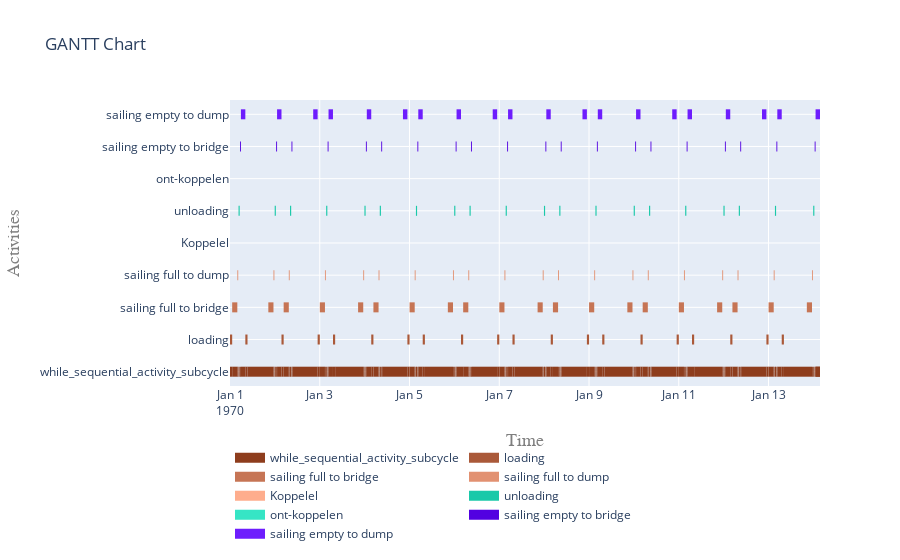

This figure's notebook cell:
### Markdown cell above
##### 5.2 Visualise gantt charts

### Code cell
plot.get_gantt_chart([while_activity, *sub_processes])

### Figure 1 — Plotly figure (JSON) as saved in the notebook; plotly's stock layout.template omitted (floating-point values rounded to 4 significant figures; data arrays with more than 128 entries replaced by an {"elided": "..."} marker saying what was removed)
{"data": [{"connectgaps": false, "hoverinfo": "y+name", "line": {"color": "rgb(142,61,29)", "width": 10}, "mode": "lines", "name": "while_sequential_activity_subcycle", "type": "scatter", "x": {"elided": "805 str values"}, "y": {"elided": "805 str values"}}, {"connectgaps": false, "hoverinfo": "y+name", "line": {"color": "rgb(170,89,57)", "width": 10}, "mode": "lines", "name": "loading", "type": "scatter", "x": ["1970-01-01T00:00:00", "1970-01-01T00:00:00", "1970-01-01T01:10:00", "1970-01-01T01:10:00", "1970-01-01T01:10:00", "1970-01-01T08:12:00", "1970-01-01T08:12:00", "1970-01-01T09:22:00", "1970-01-01T09:22:00", "1970-01-01T09:22:00", "1970-01-02T03:32:00", "1970-01-02T03:32:00", "1970-01-02T04:42:00", "1970-01-02T04:42:00", "1970-01-02T04:42:00", "1970-01-02T22:52:00", "1970-01-02T22:52:00", "1970-01-03T00:02:00", "1970-01-03T00:02:00", "1970-01-03T00:02:00", "1970-01-03T07:04:00", "1970-01-03T07:04:00", "1970-01-03T08:14:00", "1970-01-03T08:14:00", "1970-01-03T08:14:00", "1970-01-04T03:32:00", "1970-01-04T03:32:00", "1970-01-04T04:42:00", "1970-01-04T04:42:00", "1970-01-04T04:42:00", "1970-01-04T22:52:00", "1970-01-04T22:52:00", "1970-01-05T00:02:00", "1970-01-05T00:02:00", "1970-01-05T00:02:00", "1970-01-05T07:04:00", "1970-01-05T07:04:00", "1970-01-05T08:14:00", "1970-01-05T08:14:00", "1970-01-05T08:14:00", "1970-01-06T03:32:00", "1970-01-06T03:32:00", "1970-01-06T04:42:00", "1970-01-06T04:42:00", "1970-01-06T04:42:00", "1970-01-06T22:52:00", "1970-01-06T22:52:00", "1970-01-07T00:02:00", "1970-01-07T00:02:00", "1970-01-07T00:02:00", "1970-01-07T07:04:00", "1970-01-07T07:04:00", "1970-01-07T08:14:00", "1970-01-07T08:14:00", "1970-01-07T08:14:00", "1970-01-08T03:32:00", "1970-01-08T03:32:00", "1970-01-08T04:42:00", "1970-01-08T04:42:00", "1970-01-08T04:42:00", "1970-01-08T22:52:00", "1970-01-08T22:52:00", "1970-01-09T00:02:00", "1970-01-09T00:02:00", "1970-01-09T00:02:00", "1970-01-09T07:04:00", "1970-01-09T07:04:00", "1970-01-09T08:14:00", "1970-01-09T08:14:00", "1970-01-09T08:14:00", "1970-01-10T03:32:00", "1970-01-10T03:32:00", "1970-01-10T04:42:00", "1970-01-10T04:42:00", "1970-01-10T04:42:00", "1970-01-10T22:52:00", "1970-01-10T22:52:00", "1970-01-11T00:02:00", "1970-01-11T00:02:00", "1970-01-11T00:02:00", "1970-01-11T07:04:00", "1970-01-11T07:04:00", "1970-01-11T08:14:00", "1970-01-11T08:14:00", "1970-01-11T08:14:00", "1970-01-12T03:32:00", "1970-01-12T03:32:00", "1970-01-12T04:42:00", "1970-01-12T04:42:00", "1970-01-12T04:42:00", "1970-01-12T22:52:00", "1970-01-12T22:52:00", "1970-01-13T00:02:00", "1970-01-13T00:02:00", "1970-01-13T00:02:00", "1970-01-13T07:04:00", "1970-01-13T07:04:00", "1970-01-13T08:14:00", "1970-01-13T08:14:00", "1970-01-13T08:14:00"], "y": ["loading", "loading", "loading", "loading", null, "loading", "loading", "loading", "loading", null, "loading", "loading", "loading", "loading", null, "loading", "loading", "loading", "loading", null, "loading", "loading", "loading", "loading", null, "loading", "loading", "loading", "loading", null, "loading", "loading", "loading", "loading", null, "loading", "loading", "loading", "loading", null, "loading", "loading", "loading", "loading", null, "loading", "loading", "loading", "loading", null, "loading", "loading", "loading", "loading", null, "loading", "loading", "loading", "loading", null, "loading", "loading", "loading", "loading", null, "loading", "loading", "loading", "loading", null, "loading", "loading", "loading", "loading", null, "loading", "loading", "loading", "loading", null, "loading", "loading", "loading", "loading", null, "loading", "loading", "loading", "loading", null, "loading", "loading", "loading", "loading", null, "loading", "loading", "loading", "loading", null]}, {"connectgaps": false, "hoverinfo": "y+name", "line": {"color": "rgb(198,117,85)", "width": 10}, "mode": "lines", "name": "sailing full to bridge", "type": "scatter", "x": ["1970-01-01T01:10:00", "1970-01-01T01:10:00", "1970-01-01T03:55:00", "1970-01-01T03:55:00", "1970-01-01T03:55:00", "1970-01-01T20:30:00", "1970-01-01T20:30:00", "1970-01-01T23:15:00", "1970-01-01T23:15:00", "1970-01-01T23:15:00", "1970-01-02T04:42:00", "1970-01-02T04:42:00", "1970-01-02T07:27:00", "1970-01-02T07:27:00", "1970-01-02T07:27:00", "1970-01-03T00:02:00", "1970-01-03T00:02:00", "1970-01-03T02:47:00", "1970-01-03T02:47:00", "1970-01-03T02:47:00", "1970-01-03T20:30:00", "1970-01-03T20:30:00", "1970-01-03T23:15:00", "1970-01-03T23:15:00", "1970-01-03T23:15:00", "1970-01-04T04:42:00", "1970-01-04T04:42:00", "1970-01-04T07:27:00", "1970-01-04T07:27:00", "1970-01-04T07:27:00", "1970-01-05T00:02:00", "1970-01-05T00:02:00", "1970-01-05T02:47:00", "1970-01-05T02:47:00", "1970-01-05T02:47:00", "1970-01-05T20:30:00", "1970-01-05T20:30:00", "1970-01-05T23:15:00", "1970-01-05T23:15:00", "1970-01-05T23:15:00", "1970-01-06T04:42:00", "1970-01-06T04:42:00", "1970-01-06T07:27:00", "1970-01-06T07:27:00", "1970-01-06T07:27:00", "1970-01-07T00:02:00", "1970-01-07T00:02:00", "1970-01-07T02:47:00", "1970-01-07T02:47:00", "1970-01-07T02:47:00", "1970-01-07T20:30:00", "1970-01-07T20:30:00", "1970-01-07T23:15:00", "1970-01-07T23:15:00", "1970-01-07T23:15:00", "1970-01-08T04:42:00", "1970-01-08T04:42:00", "1970-01-08T07:27:00", "1970-01-08T07:27:00", "1970-01-08T07:27:00", "1970-01-09T00:02:00", "1970-01-09T00:02:00", "1970-01-09T02:47:00", "1970-01-09T02:47:00", "1970-01-09T02:47:00", "1970-01-09T20:30:00", "1970-01-09T20:30:00", "1970-01-09T23:15:00", "1970-01-09T23:15:00", "1970-01-09T23:15:00", "1970-01-10T04:42:00", "1970-01-10T04:42:00", "1970-01-10T07:27:00", "1970-01-10T07:27:00", "1970-01-10T07:27:00", "1970-01-11T00:02:00", "1970-01-11T00:02:00", "1970-01-11T02:47:00", "1970-01-11T02:47:00", "1970-01-11T02:47:00", "1970-01-11T20:30:00", "1970-01-11T20:30:00", "1970-01-11T23:15:00", "1970-01-11T23:15:00", "1970-01-11T23:15:00", "1970-01-12T04:42:00", "1970-01-12T04:42:00", "1970-01-12T07:27:00", "1970-01-12T07:27:00", "1970-01-12T07:27:00", "1970-01-13T00:02:00", "1970-01-13T00:02:00", "1970-01-13T02:47:00", "1970-01-13T02:47:00", "1970-01-13T02:47:00", "1970-01-13T20:30:00", "1970-01-13T20:30:00", "1970-01-13T23:15:00", "1970-01-13T23:15:00", "1970-01-13T23:15:00"], "y": ["sailing full to bridge", "sailing full to bridge", "sailing full to bridge", "sailing full to bridge", null, "sailing full to bridge", "sailing full to bridge", "sailing full to bridge", "sailing full to bridge", null, "sailing full to bridge", "sailing full to bridge", "sailing full to bridge", "sailing full to bridge", null, "sailing full to bridge", "sailing full to bridge", "sailing full to bridge", "sailing full to bridge", null, "sailing full to bridge", "sailing full to bridge", "sailing full to bridge", "sailing full to bridge", null, "sailing full to bridge", "sailing full to bridge", "sailing full to bridge", "sailing full to bridge", null, "sailing full to bridge", "sailing full to bridge", "sailing full to bridge", "sailing full to bridge", null, "sailing full to bridge", "sailing full to bridge", "sailing full to bridge", "sailing full to bridge", null, "sailing full to bridge", "sailing full to bridge", "sailing full to bridge", "sailing full to bridge", null, "sailing full to bridge", "sailing full to bridge", "sailing full to bridge", "sailing full to bridge", null, "sailing full to bridge", "sailing full to bridge", "sailing full to bridge", "sailing full to bridge", null, "sailing full to bridge", "sailing full to bridge", "sailing full to bridge", "sailing full to bridge", null, "sailing full to bridge", "sailing full to bridge", "sailing full to bridge", "sailing full to bridge", null, "sailing full to bridge", "sailing full to bridge", "sailing full to bridge", "sailing full to bridge", null, "sailing full to bridge", "sailing full to bridge", "sailing full to bridge", "sailing full to bridge", null, "sailing full to bridge", "sailing full to bridge", "sailing full to bridge", "sailing full to bridge", null, "sailing full to bridge", "sailing full to bridge", "sailing full to bridge", "sailing full to bridge", null, "sailing full to bridge", "sailing full to bridge", "sailing full to bridge", "sailing full to bridge", null, "sailing full to bridge", "sailing full to bridge", "sailing full to bridge", "sailing full to bridge", null, "sailing full to bridge", "sailing full to bridge", "sailing full to bridge", "sailing full to bridge", null]}, {"connectgaps": false, "hoverinfo": "y+name", "line": {"color": "rgb(226,145,113)", "width": 10}, "mode": "lines", "name": "sailing full to dump", "type": "scatter", "x": ["1970-01-01T03:55:00", "1970-01-01T03:55:00", "1970-01-01T04:24:00", "1970-01-01T04:24:00", "1970-01-01T04:24:00", "1970-01-01T23:15:00", "1970-01-01T23:15:00", "1970-01-01T23:44:00", "1970-01-01T23:44:00", "1970-01-01T23:44:00", "1970-01-02T07:27:00", "1970-01-02T07:27:00", "1970-01-02T07:56:00", "1970-01-02T07:56:00", "1970-01-02T07:56:00", "1970-01-03T02:47:00", "1970-01-03T02:47:00", "1970-01-03T03:16:00", "1970-01-03T03:16:00", "1970-01-03T03:16:00", "1970-01-03T23:15:00", "1970-01-03T23:15:00", "1970-01-03T23:44:00", "1970-01-03T23:44:00", "1970-01-03T23:44:00", "1970-01-04T07:27:00", "1970-01-04T07:27:00", "1970-01-04T07:56:00", "1970-01-04T07:56:00", "1970-01-04T07:56:00", "1970-01-05T02:47:00", "1970-01-05T02:47:00", "1970-01-05T03:16:00", "1970-01-05T03:16:00", "1970-01-05T03:16:00", "1970-01-05T23:15:00", "1970-01-05T23:15:00", "1970-01-05T23:44:00", "1970-01-05T23:44:00", "1970-01-05T23:44:00", "1970-01-06T07:27:00", "1970-01-06T07:27:00", "1970-01-06T07:56:00", "1970-01-06T07:56:00", "1970-01-06T07:56:00", "1970-01-07T02:47:00", "1970-01-07T02:47:00", "1970-01-07T03:16:00", "1970-01-07T03:16:00", "1970-01-07T03:16:00", "1970-01-07T23:15:00", "1970-01-07T23:15:00", "1970-01-07T23:44:00", "1970-01-07T23:44:00", "1970-01-07T23:44:00", "1970-01-08T07:27:00", "1970-01-08T07:27:00", "1970-01-08T07:56:00", "1970-01-08T07:56:00", "1970-01-08T07:56:00", "1970-01-09T02:47:00", "1970-01-09T02:47:00", "1970-01-09T03:16:00", "1970-01-09T03:16:00", "1970-01-09T03:16:00", "1970-01-09T23:15:00", "1970-01-09T23:15:00", "1970-01-09T23:44:00", "1970-01-09T23:44:00", "1970-01-09T23:44:00", "1970-01-10T07:27:00", "1970-01-10T07:27:00", "1970-01-10T07:56:00", "1970-01-10T07:56:00", "1970-01-10T07:56:00", "1970-01-11T02:47:00", "1970-01-11T02:47:00", "1970-01-11T03:16:00", "1970-01-11T03:16:00", "1970-01-11T03:16:00", "1970-01-11T23:15:00", "1970-01-11T23:15:00", "1970-01-11T23:44:00", "1970-01-11T23:44:00", "1970-01-11T23:44:00", "1970-01-12T07:27:00", "1970-01-12T07:27:00", "1970-01-12T07:56:00", "1970-01-12T07:56:00", "1970-01-12T07:56:00", "1970-01-13T02:47:00", "1970-01-13T02:47:00", "1970-01-13T03:16:00", "1970-01-13T03:16:00", "1970-01-13T03:16:00", "1970-01-13T23:15:00", "1970-01-13T23:15:00", "1970-01-13T23:44:00", "1970-01-13T23:44:00", "1970-01-13T23:44:00"], "y": ["sailing full to dump", "sailing full to dump", "sailing full to dump", "sailing full to dump", null, "sailing full to dump", "sailing full to dump", "sailing full to dump", "sailing full to dump", null, "sailing full to dump", "sailing full to dump", "sailing full to dump", "sailing full to dump", null, "sailing full to dump", "sailing full to dump", "sailing full to dump", "sailing full to dump", null, "sailing full to dump", "sailing full to dump", "sailing full to dump", "sailing full to dump", null, "sailing full to dump", "sailing full to dump", "sailing full to dump", "sailing full to dump", null, "sailing full to dump", "sailing full to dump", "sailing full to dump", "sailing full to dump", null, "sailing full to dump", "sailing full to dump", "sailing full to dump", "sailing full to dump", null, "sailing full to dump", "sailing full to dump", "sailing full to dump", "sailing full to dump", null, "sailing full to dump", "sailing full to dump", "sailing full to dump", "sailing full to dump", null, "sailing full to dump", "sailing full to dump", "sailing full to dump", "sailing full to dump", null, "sailing full to dump", "sailing full to dump", "sailing full to dump", "sailing full to dump", null, "sailing full to dump", "sailing full to dump", "sailing full to dump", "sailing full to dump", null, "sailing full to dump", "sailing full to dump", "sailing full to dump", "sailing full to dump", null, "sailing full to dump", "sailing full to dump", "sailing full to dump", "sailing full to dump", null, "sailing full to dump", "sailing full to dump", "sailing full to dump", "sailing full to dump", null, "sailing full to dump", "sailing full to dump", "sailing full to dump", "sailing full to dump", null, "sailing full to dump", "sailing full to dump", "sailing full to dump", "sailing full to dump", null, "sailing full to dump", "sailing full to dump", "sailing full to dump", "sailing full to dump", null, "sailing full to dump", "sailing full to dump", "sailing full to dump", "sailing full to dump", null]}, {"connectgaps": false, "hoverinfo": "y+name", "line": {"color": "rgb(254,173,141)", "width": 10}, "mode": "lines", "name": "Koppelel", "type": "scatter", "x": ["1970-01-01T04:24:00", "1970-01-01T04:24:00", "1970-01-01T04:34:00", "1970-01-01T04:34:00", "1970-01-01T04:34:00", "1970-01-01T23:44:00", "1970-01-01T23:44:00", "1970-01-01T23:54:00", "1970-01-01T23:54:00", "1970-01-01T23:54:00", "1970-01-02T07:56:00", "1970-01-02T07:56:00", "1970-01-02T08:06:00", "1970-01-02T08:06:00", "1970-01-02T08:06:00", "1970-01-03T03:16:00", "1970-01-03T03:16:00", "1970-01-03T03:26:00", "1970-01-03T03:26:00", "1970-01-03T03:26:00", "1970-01-03T23:44:00", "1970-01-03T23:44:00", "1970-01-03T23:54:00", "1970-01-03T23:54:00", "1970-01-03T23:54:00", "1970-01-04T07:56:00", "1970-01-04T07:56:00", "1970-01-04T08:06:00", "1970-01-04T08:06:00", "1970-01-04T08:06:00", "1970-01-05T03:16:00", "1970-01-05T03:16:00", "1970-01-05T03:26:00", "1970-01-05T03:26:00", "1970-01-05T03:26:00", "1970-01-05T23:44:00", "1970-01-05T23:44:00", "1970-01-05T23:54:00", "1970-01-05T23:54:00", "1970-01-05T23:54:00", "1970-01-06T07:56:00", "1970-01-06T07:56:00", "1970-01-06T08:06:00", "1970-01-06T08:06:00", "1970-01-06T08:06:00", "1970-01-07T03:16:00", "1970-01-07T03:16:00", "1970-01-07T03:26:00", "1970-01-07T03:26:00", "1970-01-07T03:26:00", "1970-01-07T23:44:00", "1970-01-07T23:44:00", "1970-01-07T23:54:00", "1970-01-07T23:54:00", "1970-01-07T23:54:00", "1970-01-08T07:56:00", "1970-01-08T07:56:00", "1970-01-08T08:06:00", "1970-01-08T08:06:00", "1970-01-08T08:06:00", "1970-01-09T03:16:00", "1970-01-09T03:16:00", "1970-01-09T03:26:00", "1970-01-09T03:26:00", "1970-01-09T03:26:00", "1970-01-09T23:44:00", "1970-01-09T23:44:00", "1970-01-09T23:54:00", "1970-01-09T23:54:00", "1970-01-09T23:54:00", "1970-01-10T07:56:00", "1970-01-10T07:56:00", "1970-01-10T08:06:00", "1970-01-10T08:06:00", "1970-01-10T08:06:00", "1970-01-11T03:16:00", "1970-01-11T03:16:00", "1970-01-11T03:26:00", "1970-01-11T03:26:00", "1970-01-11T03:26:00", "1970-01-11T23:44:00", "1970-01-11T23:44:00", "1970-01-11T23:54:00", "1970-01-11T23:54:00", "1970-01-11T23:54:00", "1970-01-12T07:56:00", "1970-01-12T07:56:00", "1970-01-12T08:06:00", "1970-01-12T08:06:00", "1970-01-12T08:06:00", "1970-01-13T03:16:00", "1970-01-13T03:16:00", "1970-01-13T03:26:00", "1970-01-13T03:26:00", "1970-01-13T03:26:00", "1970-01-13T23:44:00", "1970-01-13T23:44:00", "1970-01-13T23:54:00", "1970-01-13T23:54:00", "1970-01-13T23:54:00"], "y": ["Koppelel", "Koppelel", "Koppelel", "Koppelel", null, "Koppelel", "Koppelel", "Koppelel", "Koppelel", null, "Koppelel", "Koppelel", "Koppelel", "Koppelel", null, "Koppelel", "Koppelel", "Koppelel", "Koppelel", null, "Koppelel", "Koppelel", "Koppelel", "Koppelel", null, "Koppelel", "Koppelel", "Koppelel", "Koppelel", null, "Koppelel", "Koppelel", "Koppelel", "Koppelel", null, "Koppelel", "Koppelel", "Koppelel", "Koppelel", null, "Koppelel", "Koppelel", "Koppelel", "Koppelel", null, "Koppelel", "Koppelel", "Koppelel", "Koppelel", null, "Koppelel", "Koppelel", "Koppelel", "Koppelel", null, "Koppelel", "Koppelel", "Koppelel", "Koppelel", null, "Koppelel", "Koppelel", "Koppelel", "Koppelel", null, "Koppelel", "Koppelel", "Koppelel", "Koppelel", null, "Koppelel", "Koppelel", "Koppelel", "Koppelel", null, "Koppelel", "Koppelel", "Koppelel", "Koppelel", null, "Koppelel", "Koppelel", "Koppelel", "Koppelel", null, "Koppelel", "Koppelel", "Koppelel", "Koppelel", null, "Koppelel", "Koppelel", "Koppelel", "Koppelel", null, "Koppelel", "Koppelel", "Koppelel", "Koppelel", null]}, {"connectgaps": false, "hoverinfo": "y+name", "line": {"color": "rgb(26,201,169)", "width": 10}, "mode": "lines", "name": "unloading", "type": "scatter", "x": ["1970-01-01T04:34:00", "1970-01-01T04:34:00", "1970-01-01T05:11:00", "1970-01-01T05:11:00", "1970-01-01T05:11:00", "1970-01-01T23:54:00", "1970-01-01T23:54:00", "1970-01-02T00:31:00", "1970-01-02T00:31:00", "1970-01-02T00:31:00", "1970-01-02T08:06:00", "1970-01-02T08:06:00", "1970-01-02T08:43:00", "1970-01-02T08:43:00", "1970-01-02T08:43:00", "1970-01-03T03:26:00", "1970-01-03T03:26:00", "1970-01-03T04:03:00", "1970-01-03T04:03:00", "1970-01-03T04:03:00", "1970-01-03T23:54:00", "1970-01-03T23:54:00", "1970-01-04T00:31:00", "1970-01-04T00:31:00", "1970-01-04T00:31:00", "1970-01-04T08:06:00", "1970-01-04T08:06:00", "1970-01-04T08:43:00", "1970-01-04T08:43:00", "1970-01-04T08:43:00", "1970-01-05T03:26:00", "1970-01-05T03:26:00", "1970-01-05T04:03:00", "1970-01-05T04:03:00", "1970-01-05T04:03:00", "1970-01-05T23:54:00", "1970-01-05T23:54:00", "1970-01-06T00:31:00", "1970-01-06T00:31:00", "1970-01-06T00:31:00", "1970-01-06T08:06:00", "1970-01-06T08:06:00", "1970-01-06T08:43:00", "1970-01-06T08:43:00", "1970-01-06T08:43:00", "1970-01-07T03:26:00", "1970-01-07T03:26:00", "1970-01-07T04:03:00", "1970-01-07T04:03:00", "1970-01-07T04:03:00", "1970-01-07T23:54:00", "1970-01-07T23:54:00", "1970-01-08T00:31:00", "1970-01-08T00:31:00", "1970-01-08T00:31:00", "1970-01-08T08:06:00", "1970-01-08T08:06:00", "1970-01-08T08:43:00", "1970-01-08T08:43:00", "1970-01-08T08:43:00", "1970-01-09T03:26:00", "1970-01-09T03:26:00", "1970-01-09T04:03:00", "1970-01-09T04:03:00", "1970-01-09T04:03:00", "1970-01-09T23:54:00", "1970-01-09T23:54:00", "1970-01-10T00:31:00", "1970-01-10T00:31:00", "1970-01-10T00:31:00", "1970-01-10T08:06:00", "1970-01-10T08:06:00", "1970-01-10T08:43:00", "1970-01-10T08:43:00", "1970-01-10T08:43:00", "1970-01-11T03:26:00", "1970-01-11T03:26:00", "1970-01-11T04:03:00", "1970-01-11T04:03:00", "1970-01-11T04:03:00", "1970-01-11T23:54:00", "1970-01-11T23:54:00", "1970-01-12T00:31:00", "1970-01-12T00:31:00", "1970-01-12T00:31:00", "1970-01-12T08:06:00", "1970-01-12T08:06:00", "1970-01-12T08:43:00", "1970-01-12T08:43:00", "1970-01-12T08:43:00", "1970-01-13T03:26:00", "1970-01-13T03:26:00", "1970-01-13T04:03:00", "1970-01-13T04:03:00", "1970-01-13T04:03:00", "1970-01-13T23:54:00", "1970-01-13T23:54:00", "1970-01-14T00:31:00", "1970-01-14T00:31:00", "1970-01-14T00:31:00"], "y": ["unloading", "unloading", "unloading", "unloading", null, "unloading", "unloading", "unloading", "unloading", null, "unloading", "unloading", "unloading", "unloading", null, "unloading", "unloading", "unloading", "unloading", null, "unloading", "unloading", "unloading", "unloading", null, "unloading", "unloading", "unloading", "unloading", null, "unloading", "unloading", "unloading", "unloading", null, "unloading", "unloading", "unloading", "unloading", null, "unloading", "unloading", "unloading", "unloading", null, "unloading", "unloading", "unloading", "unloading", null, "unloading", "unloading", "unloading", "unloading", null, "unloading", "unloading", "unloading", "unloading", null, "unloading", "unloading", "unloading", "unloading", null, "unloading", "unloading", "unloading", "unloading", null, "unloading", "unloading", "unloading", "unloading", null, "unloading", "unloading", "unloading", "unloading", null, "unloading", "unloading", "unloading", "unloading", null, "unloading", "unloading", "unloading", "unloading", null, "unloading", "unloading", "unloading", "unloading", null, "unloading", "unloading", "unloading", "unloading", null]}, {"connectgaps": false, "hoverinfo": "y+name", "line": {"color": "rgb(54,229,197)", "width": 10}, "mode": "lines", "name": "ont-koppelen", "type": "scatter", "x": ["1970-01-01T05:11:00", "1970-01-01T05:11:00", "1970-01-01T05:21:00", "1970-01-01T05:21:00", "1970-01-01T05:21:00", "1970-01-02T00:31:00", "1970-01-02T00:31:00", "1970-01-02T00:41:00", "1970-01-02T00:41:00", "1970-01-02T00:41:00", "1970-01-02T08:43:00", "1970-01-02T08:43:00", "1970-01-02T08:53:00", "1970-01-02T08:53:00", "1970-01-02T08:53:00", "1970-01-03T04:03:00", "1970-01-03T04:03:00", "1970-01-03T04:13:00", "1970-01-03T04:13:00", "1970-01-03T04:13:00", "1970-01-04T00:31:00", "1970-01-04T00:31:00", "1970-01-04T00:41:00", "1970-01-04T00:41:00", "1970-01-04T00:41:00", "1970-01-04T08:43:00", "1970-01-04T08:43:00", "1970-01-04T08:53:00", "1970-01-04T08:53:00", "1970-01-04T08:53:00", "1970-01-05T04:03:00", "1970-01-05T04:03:00", "1970-01-05T04:13:00", "1970-01-05T04:13:00", "1970-01-05T04:13:00", "1970-01-06T00:31:00", "1970-01-06T00:31:00", "1970-01-06T00:41:00", "1970-01-06T00:41:00", "1970-01-06T00:41:00", "1970-01-06T08:43:00", "1970-01-06T08:43:00", "1970-01-06T08:53:00", "1970-01-06T08:53:00", "1970-01-06T08:53:00", "1970-01-07T04:03:00", "1970-01-07T04:03:00", "1970-01-07T04:13:00", "1970-01-07T04:13:00", "1970-01-07T04:13:00", "1970-01-08T00:31:00", "1970-01-08T00:31:00", "1970-01-08T00:41:00", "1970-01-08T00:41:00", "1970-01-08T00:41:00", "1970-01-08T08:43:00", "1970-01-08T08:43:00", "1970-01-08T08:53:00", "1970-01-08T08:53:00", "1970-01-08T08:53:00", "1970-01-09T04:03:00", "1970-01-09T04:03:00", "1970-01-09T04:13:00", "1970-01-09T04:13:00", "1970-01-09T04:13:00", "1970-01-10T00:31:00", "1970-01-10T00:31:00", "1970-01-10T00:41:00", "1970-01-10T00:41:00", "1970-01-10T00:41:00", "1970-01-10T08:43:00", "1970-01-10T08:43:00", "1970-01-10T08:53:00", "1970-01-10T08:53:00", "1970-01-10T08:53:00", "1970-01-11T04:03:00", "1970-01-11T04:03:00", "1970-01-11T04:13:00", "1970-01-11T04:13:00", "1970-01-11T04:13:00", "1970-01-12T00:31:00", "1970-01-12T00:31:00", "1970-01-12T00:41:00", "1970-01-12T00:41:00", "1970-01-12T00:41:00", "1970-01-12T08:43:00", "1970-01-12T08:43:00", "1970-01-12T08:53:00", "1970-01-12T08:53:00", "1970-01-12T08:53:00", "1970-01-13T04:03:00", "1970-01-13T04:03:00", "1970-01-13T04:13:00", "1970-01-13T04:13:00", "1970-01-13T04:13:00", "1970-01-14T00:31:00", "1970-01-14T00:31:00", "1970-01-14T00:41:00", "1970-01-14T00:41:00", "1970-01-14T00:41:00"], "y": ["ont-koppelen", "ont-koppelen", "ont-koppelen", "ont-koppelen", null, "ont-koppelen", "ont-koppelen", "ont-koppelen", "ont-koppelen", null, "ont-koppelen", "ont-koppelen", "ont-koppelen", "ont-koppelen", null, "ont-koppelen", "ont-koppelen", "ont-koppelen", "ont-koppelen", null, "ont-koppelen", "ont-koppelen", "ont-koppelen", "ont-koppelen", null, "ont-koppelen", "ont-koppelen", "ont-koppelen", "ont-koppelen", null, "ont-koppelen", "ont-koppelen", "ont-koppelen", "ont-koppelen", null, "ont-koppelen", "ont-koppelen", "ont-koppelen", "ont-koppelen", null, "ont-koppelen", "ont-koppelen", "ont-koppelen", "ont-koppelen", null, "ont-koppelen", "ont-koppelen", "ont-koppelen", "ont-koppelen", null, "ont-koppelen", "ont-koppelen", "ont-koppelen", "ont-koppelen", null, "ont-koppelen", "ont-koppelen", "ont-koppelen", "ont-koppelen", null, "ont-koppelen", "ont-koppelen", "ont-koppelen", "ont-koppelen", null, "ont-koppelen", "ont-koppelen", "ont-koppelen", "ont-koppelen", null, "ont-koppelen", "ont-koppelen", "ont-koppelen", "ont-koppelen", null, "ont-koppelen", "ont-koppelen", "ont-koppelen", "ont-koppelen", null, "ont-koppelen", "ont-koppelen", "ont-koppelen", "ont-koppelen", null, "ont-koppelen", "ont-koppelen", "ont-koppelen", "ont-koppelen", null, "ont-koppelen", "ont-koppelen", "ont-koppelen", "ont-koppelen", null, "ont-koppelen", "ont-koppelen", "ont-koppelen", "ont-koppelen", null]}, {"connectgaps": false, "hoverinfo": "y+name", "line": {"color": "rgb(82,1,225)", "width": 10}, "mode": "lines", "name": "sailing empty to bridge", "type": "scatter", "x": ["1970-01-01T05:21:00", "1970-01-01T05:21:00", "1970-01-01T05:50:00", "1970-01-01T05:50:00", "1970-01-01T05:50:00", "1970-01-02T00:41:00", "1970-01-02T00:41:00", "1970-01-02T01:10:00", "1970-01-02T01:10:00", "1970-01-02T01:10:00", "1970-01-02T08:53:00", "1970-01-02T08:53:00", "1970-01-02T09:22:00", "1970-01-02T09:22:00", "1970-01-02T09:22:00", "1970-01-03T04:13:00", "1970-01-03T04:13:00", "1970-01-03T04:42:00", "1970-01-03T04:42:00", "1970-01-03T04:42:00", "1970-01-04T00:41:00", "1970-01-04T00:41:00", "1970-01-04T01:10:00", "1970-01-04T01:10:00", "1970-01-04T01:10:00", "1970-01-04T08:53:00", "1970-01-04T08:53:00", "1970-01-04T09:22:00", "1970-01-04T09:22:00", "1970-01-04T09:22:00", "1970-01-05T04:13:00", "1970-01-05T04:13:00", "1970-01-05T04:42:00", "1970-01-05T04:42:00", "1970-01-05T04:42:00", "1970-01-06T00:41:00", "1970-01-06T00:41:00", "1970-01-06T01:10:00", "1970-01-06T01:10:00", "1970-01-06T01:10:00", "1970-01-06T08:53:00", "1970-01-06T08:53:00", "1970-01-06T09:22:00", "1970-01-06T09:22:00", "1970-01-06T09:22:00", "1970-01-07T04:13:00", "1970-01-07T04:13:00", "1970-01-07T04:42:00", "1970-01-07T04:42:00", "1970-01-07T04:42:00", "1970-01-08T00:41:00", "1970-01-08T00:41:00", "1970-01-08T01:10:00", "1970-01-08T01:10:00", "1970-01-08T01:10:00", "1970-01-08T08:53:00", "1970-01-08T08:53:00", "1970-01-08T09:22:00", "1970-01-08T09:22:00", "1970-01-08T09:22:00", "1970-01-09T04:13:00", "1970-01-09T04:13:00", "1970-01-09T04:42:00", "1970-01-09T04:42:00", "1970-01-09T04:42:00", "1970-01-10T00:41:00", "1970-01-10T00:41:00", "1970-01-10T01:10:00", "1970-01-10T01:10:00", "1970-01-10T01:10:00", "1970-01-10T08:53:00", "1970-01-10T08:53:00", "1970-01-10T09:22:00", "1970-01-10T09:22:00", "1970-01-10T09:22:00", "1970-01-11T04:13:00", "1970-01-11T04:13:00", "1970-01-11T04:42:00", "1970-01-11T04:42:00", "1970-01-11T04:42:00", "1970-01-12T00:41:00", "1970-01-12T00:41:00", "1970-01-12T01:10:00", "1970-01-12T01:10:00", "1970-01-12T01:10:00", "1970-01-12T08:53:00", "1970-01-12T08:53:00", "1970-01-12T09:22:00", "1970-01-12T09:22:00", "1970-01-12T09:22:00", "1970-01-13T04:13:00", "1970-01-13T04:13:00", "1970-01-13T04:42:00", "1970-01-13T04:42:00", "1970-01-13T04:42:00", "1970-01-14T00:41:00", "1970-01-14T00:41:00", "1970-01-14T01:10:00", "1970-01-14T01:10:00", "1970-01-14T01:10:00"], "y": ["sailing empty to bridge", "sailing empty to bridge", "sailing empty to bridge", "sailing empty to bridge", null, "sailing empty to bridge", "sailing empty to bridge", "sailing empty to bridge", "sailing empty to bridge", null, "sailing empty to bridge", "sailing empty to bridge", "sailing empty to bridge", "sailing empty to bridge", null, "sailing empty to bridge", "sailing empty to bridge", "sailing empty to bridge", "sailing empty to bridge", null, "sailing empty to bridge", "sailing empty to bridge", "sailing empty to bridge", "sailing empty to bridge", null, "sailing empty to bridge", "sailing empty to bridge", "sailing empty to bridge", "sailing empty to bridge", null, "sailing empty to bridge", "sailing empty to bridge", "sailing empty to bridge", "sailing empty to bridge", null, "sailing empty to bridge", "sailing empty to bridge", "sailing empty to bridge", "sailing empty to bridge", null, "sailing empty to bridge", "sailing empty to bridge", "sailing empty to bridge", "sailing empty to bridge", null, "sailing empty to bridge", "sailing empty to bridge", "sailing empty to bridge", "sailing empty to bridge", null, "sailing empty to bridge", "sailing empty to bridge", "sailing empty to bridge", "sailing empty to bridge", null, "sailing empty to bridge", "sailing empty to bridge", "sailing empty to bridge", "sailing empty to bridge", null, "sailing empty to bridge", "sailing empty to bridge", "sailing empty to bridge", "sailing empty to bridge", null, "sailing empty to bridge", "sailing empty to bridge", "sailing empty to bridge", "sailing empty to bridge", null, "sailing empty to bridge", "sailing empty to bridge", "sailing empty to bridge", "sailing empty to bridge", null, "sailing empty to bridge", "sailing empty to bridge", "sailing empty to bridge", "sailing empty to bridge", null, "sailing empty to bridge", "sailing empty to bridge", "sailing empty to bridge", "sailing empty to bridge", null, "sailing empty to bridge", "sailing empty to bridge", "sailing empty to bridge", "sailing empty to bridge", null, "sailing empty to bridge", "sailing empty to bridge", "sailing empty to bridge", "sailing empty to bridge", null, "sailing empty to bridge", "sailing empty to bridge", "sailing empty to bridge", "sailing empty to bridge", null]}, {"connectgaps": false, "hoverinfo": "y+name", "line": {"color": "rgb(110,29,253)", "width": 10}, "mode": "lines", "name": "sailing empty to dump", "type": "scatter", "x": ["1970-01-01T05:50:00", "1970-01-01T05:50:00", "1970-01-01T08:12:00", "1970-01-01T08:12:00", "1970-01-01T08:12:00", "1970-01-02T01:10:00", "1970-01-02T01:10:00", "1970-01-02T03:32:00", "1970-01-02T03:32:00", "1970-01-02T03:32:00", "1970-01-02T20:30:00", "1970-01-02T20:30:00", "1970-01-02T22:52:00", "1970-01-02T22:52:00", "1970-01-02T22:52:00", "1970-01-03T04:42:00", "1970-01-03T04:42:00", "1970-01-03T07:04:00", "1970-01-03T07:04:00", "1970-01-03T07:04:00", "1970-01-04T01:10:00", "1970-01-04T01:10:00", "1970-01-04T03:32:00", "1970-01-04T03:32:00", "1970-01-04T03:32:00", "1970-01-04T20:30:00", "1970-01-04T20:30:00", "1970-01-04T22:52:00", "1970-01-04T22:52:00", "1970-01-04T22:52:00", "1970-01-05T04:42:00", "1970-01-05T04:42:00", "1970-01-05T07:04:00", "1970-01-05T07:04:00", "1970-01-05T07:04:00", "1970-01-06T01:10:00", "1970-01-06T01:10:00", "1970-01-06T03:32:00", "1970-01-06T03:32:00", "1970-01-06T03:32:00", "1970-01-06T20:30:00", "1970-01-06T20:30:00", "1970-01-06T22:52:00", "1970-01-06T22:52:00", "1970-01-06T22:52:00", "1970-01-07T04:42:00", "1970-01-07T04:42:00", "1970-01-07T07:04:00", "1970-01-07T07:04:00", "1970-01-07T07:04:00", "1970-01-08T01:10:00", "1970-01-08T01:10:00", "1970-01-08T03:32:00", "1970-01-08T03:32:00", "1970-01-08T03:32:00", "1970-01-08T20:30:00", "1970-01-08T20:30:00", "1970-01-08T22:52:00", "1970-01-08T22:52:00", "1970-01-08T22:52:00", "1970-01-09T04:42:00", "1970-01-09T04:42:00", "1970-01-09T07:04:00", "1970-01-09T07:04:00", "1970-01-09T07:04:00", "1970-01-10T01:10:00", "1970-01-10T01:10:00", "1970-01-10T03:32:00", "1970-01-10T03:32:00", "1970-01-10T03:32:00", "1970-01-10T20:30:00", "1970-01-10T20:30:00", "1970-01-10T22:52:00", "1970-01-10T22:52:00", "1970-01-10T22:52:00", "1970-01-11T04:42:00", "1970-01-11T04:42:00", "1970-01-11T07:04:00", "1970-01-11T07:04:00", "1970-01-11T07:04:00", "1970-01-12T01:10:00", "1970-01-12T01:10:00", "1970-01-12T03:32:00", "1970-01-12T03:32:00", "1970-01-12T03:32:00", "1970-01-12T20:30:00", "1970-01-12T20:30:00", "1970-01-12T22:52:00", "1970-01-12T22:52:00", "1970-01-12T22:52:00", "1970-01-13T04:42:00", "1970-01-13T04:42:00", "1970-01-13T07:04:00", "1970-01-13T07:04:00", "1970-01-13T07:04:00", "1970-01-14T01:10:00", "1970-01-14T01:10:00", "1970-01-14T03:32:00", "1970-01-14T03:32:00", "1970-01-14T03:32:00"], "y": ["sailing empty to dump", "sailing empty to dump", "sailing empty to dump", "sailing empty to dump", null, "sailing empty to dump", "sailing empty to dump", "sailing empty to dump", "sailing empty to dump", null, "sailing empty to dump", "sailing empty to dump", "sailing empty to dump", "sailing empty to dump", null, "sailing empty to dump", "sailing empty to dump", "sailing empty to dump", "sailing empty to dump", null, "sailing empty to dump", "sailing empty to dump", "sailing empty to dump", "sailing empty to dump", null, "sailing empty to dump", "sailing empty to dump", "sailing empty to dump", "sailing empty to dump", null, "sailing empty to dump", "sailing empty to dump", "sailing empty to dump", "sailing empty to dump", null, "sailing empty to dump", "sailing empty to dump", "sailing empty to dump", "sailing empty to dump", null, "sailing empty to dump", "sailing empty to dump", "sailing empty to dump", "sailing empty to dump", null, "sailing empty to dump", "sailing empty to dump", "sailing empty to dump", "sailing empty to dump", null, "sailing empty to dump", "sailing empty to dump", "sailing empty to dump", "sailing empty to dump", null, "sailing empty to dump", "sailing empty to dump", "sailing empty to dump", "sailing empty to dump", null, "sailing empty to dump", "sailing empty to dump", "sailing empty to dump", "sailing empty to dump", null, "sailing empty to dump", "sailing empty to dump", "sailing empty to dump", "sailing empty to dump", null, "sailing empty to dump", "sailing empty to dump", "sailing empty to dump", "sailing empty to dump", null, "sailing empty to dump", "sailing empty to dump", "sailing empty to dump", "sailing empty to dump", null, "sailing empty to dump", "sailing empty to dump", "sailing empty to dump", "sailing empty to dump", null, "sailing empty to dump", "sailing empty to dump", "sailing empty to dump", "sailing empty to dump", null, "sailing empty to dump", "sailing empty to dump", "sailing empty to dump", "sailing empty to dump", null, "sailing empty to dump", "sailing empty to dump", "sailing empty to dump", "sailing empty to dump", null]}], "layout": {"hovermode": "closest", "legend": {"orientation": "h", "x": 0, "y": -0.2}, "title": {"text": "GANTT Chart"}, "xaxis": {"range": ["1970-01-01T00:00:00", "1970-01-14T03:32:00"], "title": {"font": {"color": "#7f7f7f", "family": "Courier New, monospace", "size": 18}, "text": "Time"}}, "yaxis": {"title": {"font": {"color": "#7f7f7f", "family": "Courier New, monospace", "size": 18}, "text": "Activities"}}}}
